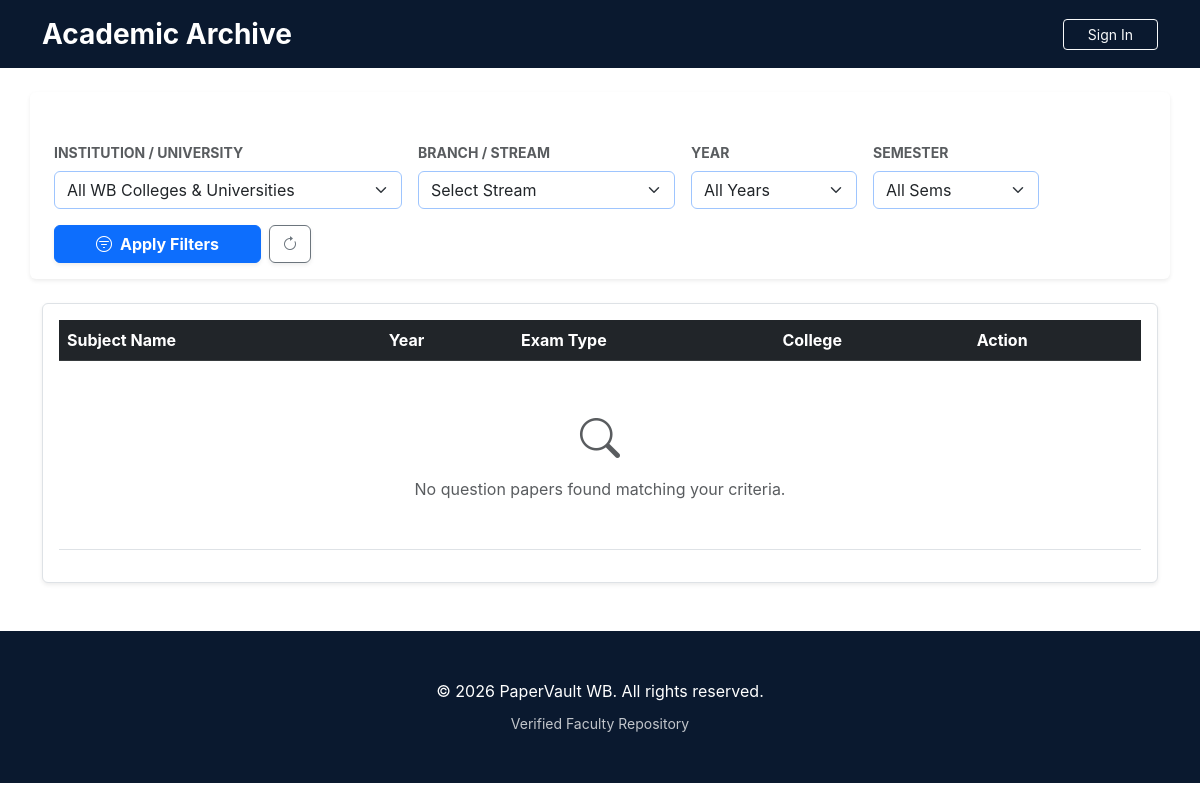
/search/, run on an earlier commit of the app's database.
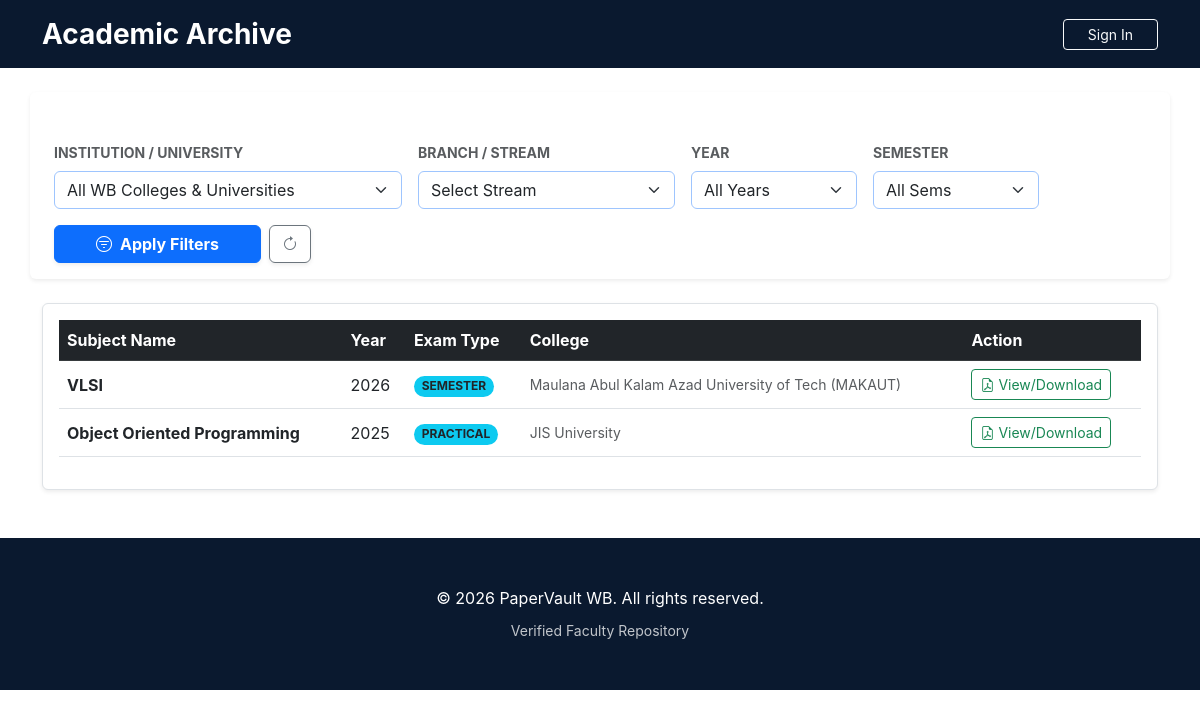
And on a later commit of the database.
### papers/models.py (models this page shows, shortened)
class Paper(models.Model):
    EXAM_TYPES = [
        ('INTERNAL', 'Internal / CA'),
        ('SEMESTER', 'Semester (End-Sem)'),
        ('PRACTICAL', 'Practical Exam'),
    ]
    title = models.CharField(max_length=200)
    college = models.ForeignKey('colleges.College', on_delete=models.CASCADE)
    stream = models.ForeignKey('colleges.Stream', on_delete=models.CASCADE)
    semester = models.IntegerField(choices=[(i, f"Semester {i}") for i in range(1, 9)])
    year = models.IntegerField()
    subject_name = models.CharField(max_length=150)
    subject_code = models.CharField(max_length=20)
    exam_type = models.CharField(max_length=20, choices=EXAM_TYPES)
    pdf_file = models.FileField(upload_to='papers/%Y/%m/')
    uploaded_by = models.ForeignKey(User, on_delete=models.SET_NULL, null=True)
    uploaded_at = models.DateTimeField(auto_now_add=True)

### colleges/models.py (models this page shows, shortened)
class College(models.Model):
    UNIVERSITY_CHOICES = [
        ('MAKAUT', 'MAKAUT (formerly WBUT)'),
        ('JU', 'Jadavpur University'),
        ('CU', 'Calcutta University'),
        ('AUTONOMOUS', 'Autonomous Institution'),
    ]
    name = models.CharField(max_length=255)
    slug = models.SlugField(unique=True)
    university = models.CharField(max_length=20, choices=UNIVERSITY_CHOICES)
    logo = models.ImageField(upload_to='college_logos/', blank=True)

### papers/views.py (the view)
# urls.py: path('search/', views.paper_search, name='papers'),
def paper_search(request):
    papers = Paper.objects.all().order_by('-year')
    college_id = request.GET.get('college')
    stream_id = request.GET.get('stream')
    sem = request.GET.get('semester')
    year = request.GET.get('year')
    if college_id: papers = papers.filter(college_id=college_id)
    if stream_id: papers = papers.filter(stream_id=stream_id)
    if sem: papers = papers.filter(semester=sem)
    if year: papers = papers.filter(year=year)
    current_year = datetime.datetime.now().year
    year_range = range(current_year, current_year - 10, -1)
    context = {
        'papers': papers,
        'colleges': College.objects.all(),
        'streams': Stream.objects.all(),
        'year_range': year_range,
    }
    return render(request, 'papers.html', context)

### templates/papers.html (shortened to what this page needs)
{% extends 'base.html' %}
{% block content %}
<div class="container mt-4">
    <div class="card shadow-sm border-0 mb-4 p-3 animate-fadeIn row">
        <form method="GET" action="{% url 'papers' %}" class="row g-3 align-items-end">
            <div class="col-md-4">
                <label class="form-label fw-bold small text-muted text-uppercase">Institution / University</label>
                <select name="college" class="form-select shadow-none border-primary-subtle">
                    <option value="">All WB Colleges & Universities</option>
                </select>
            </div>
            <div class="col-md-3">
                <label class="form-label fw-bold small text-muted text-uppercase">Branch / Stream</label>
                <select name="stream" class="form-select shadow-none border-primary-subtle">
                    <option value="">Select Stream</option>
                </select>
            </div>
            <div class="col-md-2">
                <label class="form-label fw-bold small text-muted text-uppercase">Year</label>
                    <select name="year" class="form-select shadow-none border-primary-subtle">
                        <option value="">All Years</option>
                    </select>
            </div>
            <div class="col-md-2">
                <label class="form-label fw-bold small text-muted text-uppercase">Semester</label>
                <select name="semester" class="form-select shadow-none border-primary-subtle">
                    <option value="">All Sems</option>
                </select>
            </div>
            <div class="col-md-3">
                <div class="d-flex gap-2">
                    <button type="submit" class="btn btn-primary w-100 shadow-sm fw-bold">
                        <i class="bi bi-filter-circle me-2"></i>Apply Filters
                    </button>
                    <a href="{% url 'papers' %}" class="btn btn-outline-secondary shadow-sm">
                        <i class="bi bi-arrow-clockwise"></i>
                    </a>
                </div>
            </div>
        </form>
    </div>
    <div class="table-responsive bg-white p-3 shadow-sm rounded border">
        <table class="table table-hover align-middle">
            <thead class="table-dark">
                <tr>
                    <th>Subject Name</th>
                    <th>Year</th>
                    <th>Exam Type</th>
                    <th>College</th>
                    <th>Action</th>
                </tr>
            </thead>
            <tbody>
                {% for paper in papers %}
                <tr>
                    <td class="fw-bold">{{ paper.subject_name }}</td>
                    <td>{{ paper.year }}</td>
                    <td><span class="badge rounded-pill bg-info text-dark">{{ paper.exam_type }}</span></td>
                    <td class="small text-muted">{{ paper.college.name }}</td>
                    <td>
                        <a href="{{ paper.pdf_file.url }}" class="btn btn-sm btn-outline-success" target="_blank">
                            <i class="bi bi-file-earmark-pdf me-1"></i>View/Download
                        </a>
                    </td>
                </tr>
                {% empty %}
                <tr>
                    <td colspan="5" class="text-center py-5 text-muted">
                        <i class="bi bi-search d-block fs-1 mb-2"></i>
                        No question papers found matching your criteria.
                    </td>
                </tr>
                {% endfor %}
            </tbody>
        </table>
    </div>
</div>
{% endblock %}

### templates/base.html (shortened to what this page needs)
{% load static %}
<!DOCTYPE html>
<html lang="en">
<head>
    <link href="https://cdn.jsdelivr.net/npm/bootstrap@5.3.0/dist/css/bootstrap.min.css" rel="stylesheet">
    <link rel="stylesheet" href="https://cdn.jsdelivr.net/npm/bootstrap-icons@1.11.0/font/bootstrap-icons.css">
    <link rel="stylesheet" href="{% static 'css/style.css' %}?v=1.2">
</head>
<body>
    <nav class="navbar navbar-expand-lg sticky-top">
    <div class="container">
        <a class="navbar-brand fw-bold fs-3" href="/">
            Academic Archive
        </a>
        <div class="ms-auto">
            {% if user.is_authenticated %}
                <span class="text-white me-3 small">Hi, {{ user.username }}</span>
                <form action="{% url 'logout' %}" method="post" style="display: inline;">
                    {% csrf_token %}
                    <button type="submit" class="btn btn-outline-light btn-sm">Logout</button>
                </form>
            {% else %}
                <a href="{% url 'login' %}" class="btn btn-outline-light btn-sm px-4">Sign In</a>
            {% endif %}
        </div>
    </div>
</nav>
{% block content %}{% endblock %}
<footer class="py-5 mt-5">
    <div class="container text-center">
        <p class="mb-0">&copy; 2026 PaperVault WB. All rights reserved.</p>
        <div class="mt-2">
            <small class="opacity-75 text-white">Verified Faculty Repository</small>
        </div>
    </div>
</footer>
</body>
</html>

### static/css/style.css (style rules this page uses)
:root { --nav-footer-bg: #0a192f; --accent-blue: #0056b3; --text-dark: #1a1a1a; --border-glow: rgba(0, 86, 179, 0.3); }
body { background-color: #ffffff; color: var(--text-dark); font-family: 'Inter', sans-serif; }
.navbar, footer { background-color: var(--nav-footer-bg) !important; }
.navbar-brand, .navbar-brand span { color: #ffffff !important; }
footer p, footer span, footer div { color: #ffffff !important; }

What changed in the data, as far as the page shows it:
added Paper: subject_name "VLSI", year "2026", exam_type "SEMESTER", college.name "Maulana Abul Kalam Azad University of Tech (MAKAUT)"
added Paper: subject_name "Object Oriented Programming", year "2025", exam_type "PRACTICAL", college.name "JIS University"
Also different on the page:
text no longer shown: "No question papers found matching your criteria."
